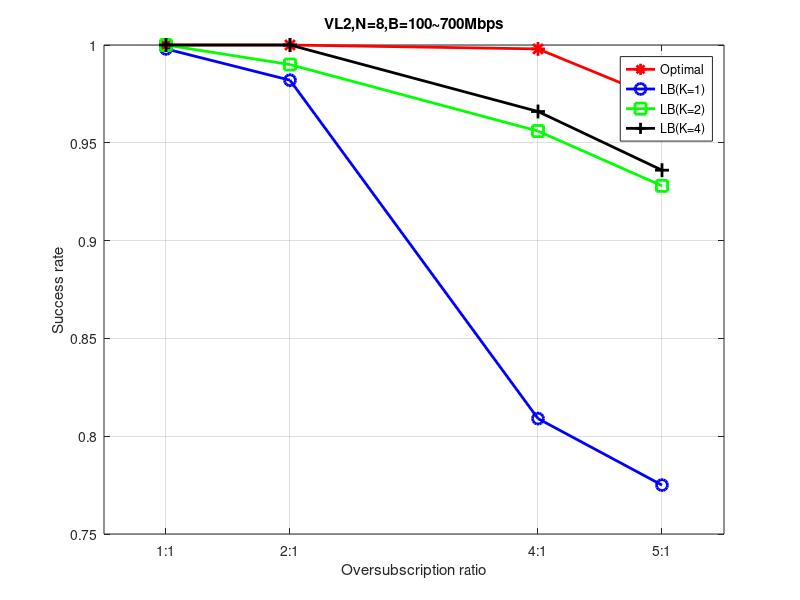
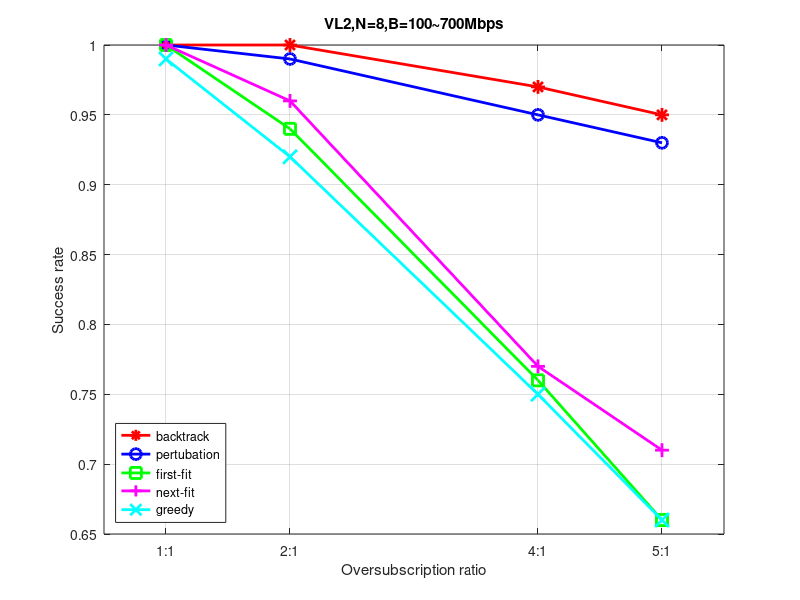

Write MATLAB code to recreate these figures, in order.
clear all;
close all;

%VL2
f=[1,2,4,5];%oversubscription factor
success_opt=[  1 1 0.998 0.972   ];   %success_rate 
success_4=[1 1 0.966 0.936 ];   %success_rate 
success_2=[ 1 0.99 0.956 0.928  ];   %success_rate 
success_1=[ 0.998 0.982 0.809 0.775  ];   %success_rate 

 %1 0.98 0.87 0.56 0.12 

figure;
%subplot(1,2,1);
h1=plot(f,success_opt,f,success_1,f,success_2,f,success_4);
title('VL2,N=8,B=100~700Mbps');
xlabel('Oversubscription ratio');
ylabel('Success rate');
legend(h1,'Optimal','LB(K=1)','LB(K=2)','LB(K=4)');
set(gca,'XLim',[0.5,5.5]);
set(gca,'XTick',[1,2,4,5])
set(gca,'XTickLabel',{'1:1','2:1','4:1','5:1'});set(gca,'XGrid','on','YGrid','on');
set(h1,{'Color'},{'r';'b';'g';'k';});
set(h1,{'Marker'},{'*';'O';'s';'+';},{'MarkerSize'},{10;8;8;10;});
set(h1,'LineWidth',2);
%VL2
%N=8;B=100-700;

f=[1,2,4,5];%oversubscription factor


suc_bktrack=[1 1 0.97 0.95  ];   %success_rate backtrack
suc_pert=[1 0.99 0.95 0.93 ];   %success_rate pertuabtion
suc_first=[  1 0.94 0.76 0.66  ];   %success_rate fisrt fit
suc_next=[ 1 0.96 0.77 0.71 ];   %success_rate fisrt fit
suc_best=[ 0.99 0.92 0.75 0.66  ];   %success_rate fisrt fit 
figure;
%subplot(1,2,2);
h1=plot(f,suc_bktrack,f,suc_pert,f,suc_first,f,suc_next,f,suc_best);
title('VL2,N=8,B=100~700Mbps');
xlabel('Oversubscription ratio');
ylabel('Success rate');

legend(h1,'backtrack','pertubation','first-fit','next-fit','greedy','Location','SouthWest');
set(gca,'XLim',[0.5,5.5]);
set(gca,'XTick',[1,2,4,5])
set(gca,'XTickLabel',{'1:1','2:1','4:1','5:1'});set(gca,'XGrid','on','YGrid','on')
set(h1,{'Color'},{'r';'b';'g';'m';'c'});
set(h1,{'Marker'},{'*';'O';'s';'+';'x'},{'MarkerSize'},{10;8;8;10;10});
set(h1,'LineWidth',2);

